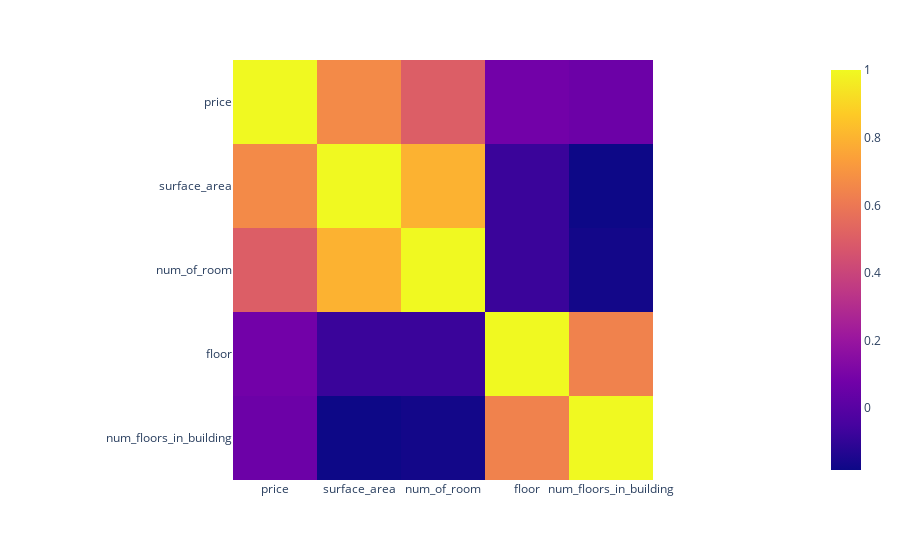

Write notebook code for a chart like this one.
### Code cell
import plotly.express as px
px.imshow(df_OLS.corr())

### Figure 1 — Plotly figure (JSON) as saved in the notebook; plotly's stock layout.template omitted (floating-point values rounded to 4 significant figures)
{"data": [{"coloraxis": "coloraxis", "hovertemplate": "x: %{x}<br>y: %{y}<br>color: %{z}<extra></extra>", "name": "0", "type": "heatmap", "x": ["price", "surface_area", "num_of_room", "floor", "num_floors_in_building"], "xaxis": "x", "y": ["price", "surface_area", "num_of_room", "floor", "num_floors_in_building"], "yaxis": "y", "z": [[1, 0.6644, 0.5024, 0.08046, 0.06131], [0.6644, 1, 0.7951, -0.07889, -0.1826], [0.5024, 0.7951, 1, -0.07808, -0.1694], [0.08046, -0.07889, -0.07808, 1, 0.637], [0.06131, -0.1826, -0.1694, 0.637, 1]]}], "layout": {"coloraxis": {"colorscale": [[0, "#0d0887"], [0.1111, "#46039f"], [0.2222, "#7201a8"], [0.3333, "#9c179e"], [0.4444, "#bd3786"], [0.5556, "#d8576b"], [0.6667, "#ed7953"], [0.7778, "#fb9f3a"], [0.8889, "#fdca26"], [1, "#f0f921"]]}, "margin": {"t": 60}, "xaxis": {"anchor": "y", "constrain": "domain", "domain": [0, 1], "scaleanchor": "y"}, "yaxis": {"anchor": "x", "autorange": "reversed", "constrain": "domain", "domain": [0, 1]}}}
